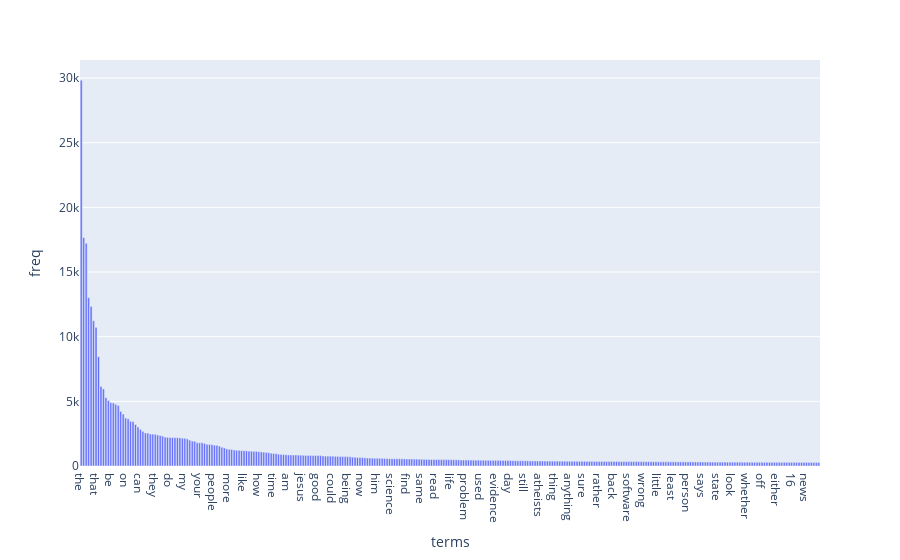

Write notebook code for a chart like this one.
### Markdown cell above
<a id='exercise15'></a>
### >>> **Exercise 15 (take home):** 
Additionally, you can attempt to sort the terms on the `x-axis` by frequency instead of in alphabetical order. This way the visualization is more meaninfgul and you will be able to observe the so called [long tail](https://en.wikipedia.org/wiki/Long_tail) (get familiar with this term since it will appear a lot in data mining and other statistics courses). see picture below

![alt txt](https://upload.wikimedia.org/wikipedia/commons/thumb/8/8a/Long_tail.svg/1000px-Long_tail.svg.png)

### Code cell
# Answer here
import numpy as np
import matplotlib.pyplot as plt
import plotly.express as px

term_frequencies = np.asarray(X_counts.sum(axis=0))[0]
df = pd.DataFrame(term_frequencies, columns=['freq'])
df['terms'] = count_vect.get_feature_names_out()
df.sort_values(by='freq',ascending=False,inplace=True)
fig = px.bar(df[:300],x='terms',y='freq')
fig.show()

### Figure 1 — Plotly figure (JSON) as saved in the notebook; plotly's stock layout.template omitted (floating-point values rounded to 4 significant figures; data arrays with more than 128 entries replaced by an {"elided": "..."} marker saying what was removed)
{"data": [{"alignmentgroup": "True", "hovertemplate": "terms=%{x}<br>freq=%{y}<extra></extra>", "legendgroup": "", "marker": {"color": "#636efa", "pattern": {"shape": ""}}, "name": "", "offsetgroup": "", "orientation": "v", "showlegend": false, "textposition": "auto", "type": "bar", "x": {"elided": "300 str values"}, "xaxis": "x", "y": {"elided": "300 int values"}, "yaxis": "y"}], "layout": {"barmode": "relative", "legend": {"tracegroupgap": 0}, "margin": {"t": 60}, "xaxis": {"anchor": "y", "domain": [0, 1], "title": {"text": "terms"}}, "yaxis": {"anchor": "x", "domain": [0, 1], "title": {"text": "freq"}}}}
